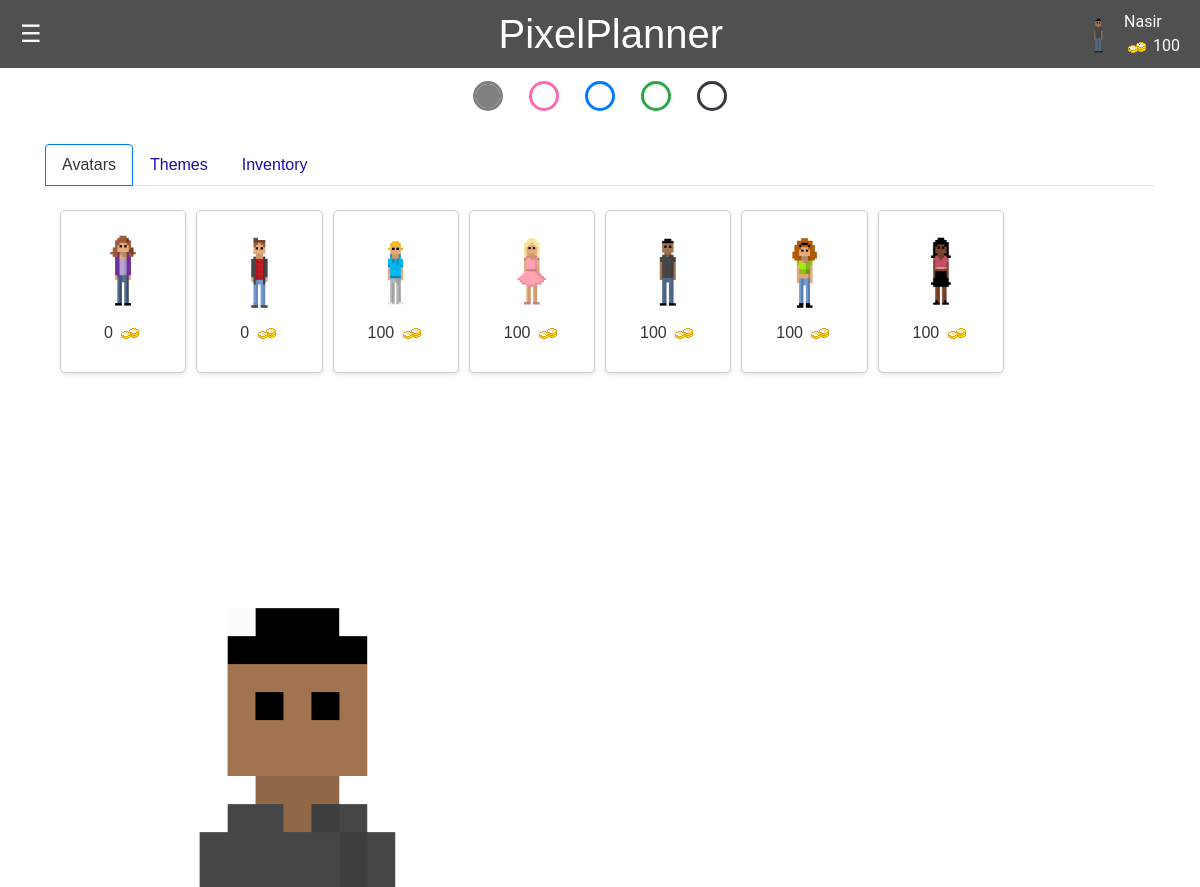
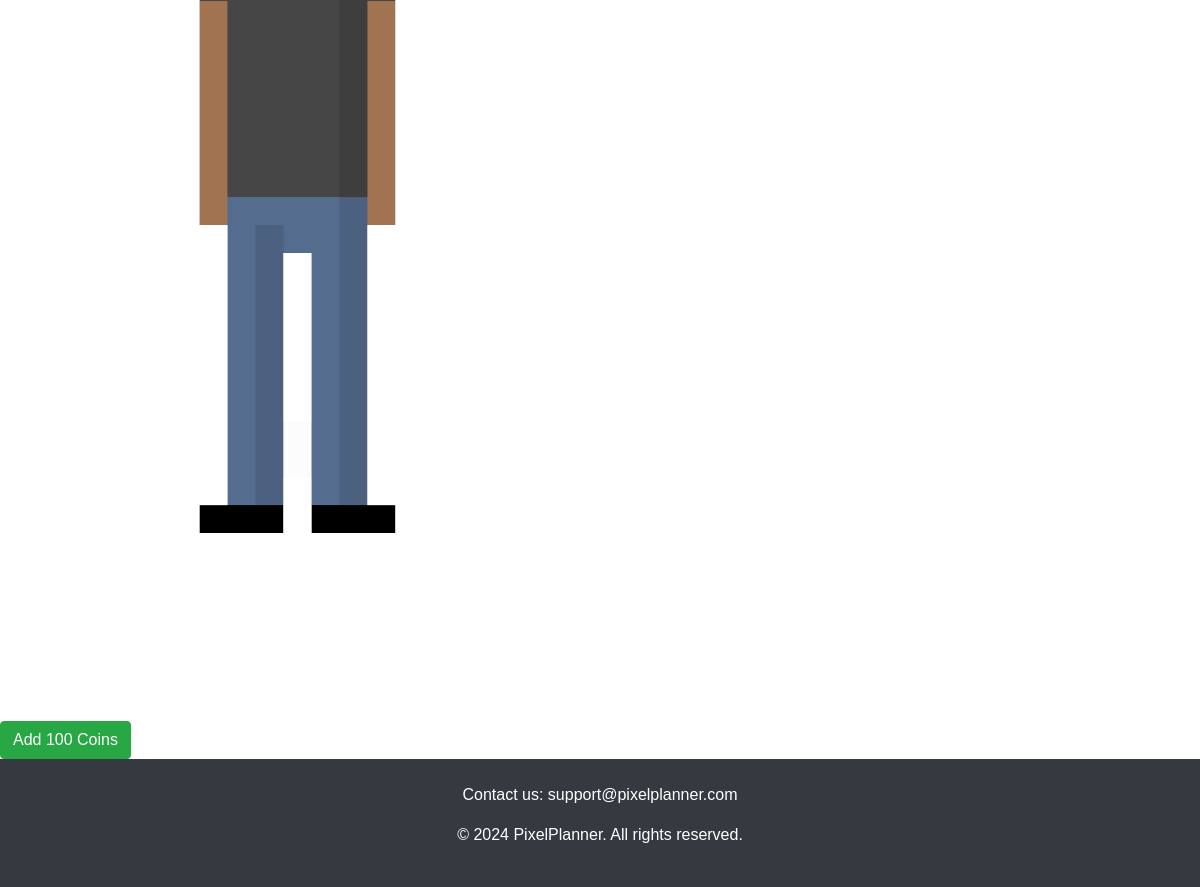
The page /shop (signed in) on the database its author committed (2 pictures, top to bottom).
### app.py (models this page shows, shortened)
class User(db.Model):
    id = db.Column(db.Integer, primary_key=True)
    name = db.Column(db.String(100), nullable=False)
    email = db.Column(db.String(100), unique=True)
    password = db.Column(db.String(100))
    canvas_api_key = db.Column(db.String(255))
    course_codes_list = db.Column(db.String(255))
    avatar = db.Column(db.String(255))
    coins = db.Column(db.Integer)
    color_picker_unlocked = db.Column(db.Boolean, default=False)
    user_items = db.relationship('UserItem', backref='user', lazy=True, cascade="all, delete, delete-orphan")

class Item(db.Model):
    id = db.Column(db.Integer, primary_key=True)
    name = db.Column(db.String(100), nullable=False)
    price = db.Column(db.Integer, nullable=False)
    img = db.Column(db.String(255))

### app.py (the view)
@app.route('/shop')
def shop():
    if 'email' not in session:
        flash('Please log in to access the shop.')
        return redirect(url_for('login'))
    user = User.query.filter_by(email=session['email']).first()
    if not user:
        flash('User not found.')
        return redirect(url_for('login'))
    all_items = Item.query.all()
    unlocked_items = {ui.item.id for ui in user.user_items if ui.unlocked}  # use .all() to fetch items
    items_for_display = [{
        'id': item.id,
        'name': item.name,
        'img': item.img,
        'price': item.price,
        'unlocked': item.id in unlocked_items
    } for item in all_items]
    return render_template('shop.html', user=user, items=items_for_display)

### templates/shop.html (shortened to what this page needs)
<!DOCTYPE html>
<html lang="en">
<head>
    <link rel="stylesheet" href="https://cdn.jsdelivr.net/npm/bootstrap@4.6.2/dist/css/bootstrap.min.css">
    <link rel="stylesheet" href="/static/css/styles.css">
</head>
<header>
    <div class="menu-icon" onmouseover="openNav()" onmouseout="closeNav()">&#9776;</div>
    <h1>PixelPlanner</h1>
    <div class="profile-info">
        <img src="{{ url_for('static', filename='images/' + user.avatar) }}" alt="User Avatar" class="avatar">
        <div class="player-info">
            <span class="player-name">{{session.get('user_name', 'Guest')}}</span>
            <span class="player-coins"><img src="{{ url_for('static', filename='images/coin.png') }}" alt="Coin"> {{
                user.coins }}</span>
        </div>
</header>
{% if user.color_picker_unlocked %}
<form class="color-picker">
    <fieldset>
        <input type="radio" name="theme" id="light" checked>
        <input type="radio" name="theme" id="pink">
        <input type="radio" name="theme" id="blue">
        <input type="radio" name="theme" id="green">
        <input type="radio" name="theme" id="dark">
    </fieldset>
</form>
{% else %}
<p class="locked-feature-notice">Visit the Shop to Unlock Themes</p>
{% endif %}
<body>
    <div class="shop-layout">
        <div class="container">
            <ul class="nav nav-tabs" id="shopTabs">
                <li class="nav-item">
                    <a class="nav-link active" data-toggle="tab" href="#avatars">Avatars</a>
                </li>
                <li class="nav-item">
                    <a class="nav-link" data-toggle="tab" href="#themes">Themes</a>
                </li>
                <li class="nav-item">
                    <a class="nav-link" data-toggle="tab" href="#inventory">Inventory</a>
                </li>
            </ul>
            <div class="tab-content">
                <div id="avatars" class="container tab-pane active"><br>
                    <div class="shop-grid">
                        {% for item in items %}
                        <div class="shop-item {{ 'purchased' if item.unlocked else '' }}" data-item-id="{{ item.id }}"
                            data-name="{{ item.name }}" data-price="{{ item.price }}"
                            data-img="{{ url_for('static', filename='images/' + item.img) }}">
                            <img src="{{ url_for('static', filename='images/' + item.img) }}" alt="{{ item.name }}">
                            <p>{{ item.price }} <img src="{{ url_for('static', filename='images/coin.png') }}"
                                    alt="Coin"></p>
                        </div>
                        {% endfor %}
                    </div>
                </div>
            </div>
        </div>
    </div>
    <div class="user-avatar-large">
        <img src="{{ url_for('static', filename='images/' + user.avatar) }}" alt="User Avatar">
    </div>
<div>
    <form action="{{ url_for('add_coins') }}" method="post">
        <button type="submit" class="btn btn-success">Add 100 Coins</button>
    </form>
</div>
    <footer class="footer bg-dark text-white py-4">
        <div class="container text-center">
            <p>Contact us: support@pixelplanner.com</p>
            <p>&copy; 2024 PixelPlanner. All rights reserved.</p>
        </div>
    </footer>
</body>
</html>

### static/css/styles.css (style rules this page uses)
body, html { height: 100%; margin: 0; padding: 0; font-family: Arial, sans-serif; background-color: var(--bg-color); color: var(--text-color); }
body, html { margin: 0; padding: 0; font-family: Arial, sans-serif; }
header { display: flex; justify-content: space-between; align-items: center; background-color: var(--notification-text-color); padding: 10px 20px; position: relative; }
header h1 { margin: 0; flex-grow: 1; text-align: center; color: var(--bg-color) }
.menu-icon { cursor: pointer; font-size: 24px; color: var(--bg-color); }
.profile-info { display: flex; align-items: center; position: absolute; top: 10px; right: 20px; font-family: 'Roboto', sans-serif; color: var(--bg-color); }
.avatar { height: 50px; width: auto; border-radius: 50%; }
.player-info { display: flex; flex-direction: column; margin-left: 10px }
body { font-family: Arial, sans-serif; background-color: var(--bg-color); margin: 0; padding: 0; }
.shop-layout { display: flex; justify-content: left; padding: 20px; width: 100%; }
.shop-grid { display: grid; width: 100%; grid-template-columns: repeat(auto-fill, minmax(120px, 1fr)); gap: 10px; margin: 0 auto; }
.shop-item, .inventory-item { display: flex; flex-direction: column; align-items: center; justify-content: center; border: 1px solid #ccc; padding: 10px; border-radius: 5px; box-shadow: 0 2px 4px rgba(0,0,0,0.1); background-color: #fff; transition: border 0.3s ease-in-out; cursor: pointer; }
.shop-item img, .inventory-item img { height: 100px; max-width: 100%; }
.shop-item p img, .inventory-item p img { height: auto; width: auto; }
.user-avatar-large { flex: 1; width: 50%; display: flex; justify-content: center; align-items: center; }
.nav-tabs .nav-link.active { color: var(--text-color); background-color: var(--bg-color); border-color: #007bff; }
.color-picker>fieldset { border: 0; display: flex; gap: 2rem; width: fit-content; background: fff; padding: 1rem 3rem; margin-inline: auto; border-radius: 0 0 1rem 1rem; }
.color-picker input[type="radio"] { appearance: none; width: 1.5rem; height: 1.5rem; outline: 3px solid var(--radio-color, currentColor); border-radius: 50%; }
.color-picker input[type="radio"]:checked { background: var(--radio-color); }
.color-picker input[type="radio"]#light { --radio-color: gray; }
.color-picker input[type="radio"]#pink { --radio-color: #ff69b4; }
.color-picker input[type="radio"]#blue { --radio-color: #007bff; }
.color-picker input[type="radio"]#green { --radio-color: #28a745; }
.color-picker input[type="radio"]#dark { --radio-color: #343a40; }
:root { --bg-color: #fff; --text-color: #333; --link-color: #007bff; --hover-bg-color: #cccccc; --hover-text-decoration: underline; --notification-text-color: #666; --border-color: #eee; }
:root:has(#light:checked) { --bg-color: #ffffff; --text-color: #333333; --link-color: #1a0dab; --hover-text-decoration: underline; --notification-text-color: #505050; --border-color: #dddddd; --avatar-header: #505050; --background-bg-color: #ffffff; --calendar-bg-color: #ffffff; --todo-header-color: #505050; --toolbar-title-color: #505050; --event-color: #333333; --chat-title-color: #505050; }
a { color: var(--link-color); }

### rows shown on the page
User: avatar (picture), get "Nasir", coins "100"
Item: img (picture), price "0"
Item: img (picture), price "0"
Item: img (picture), price "100"
Item: img (picture), price "100"
Item: img (picture), price "100"
Item: img (picture), price "100"
Item: img (picture), price "100"
